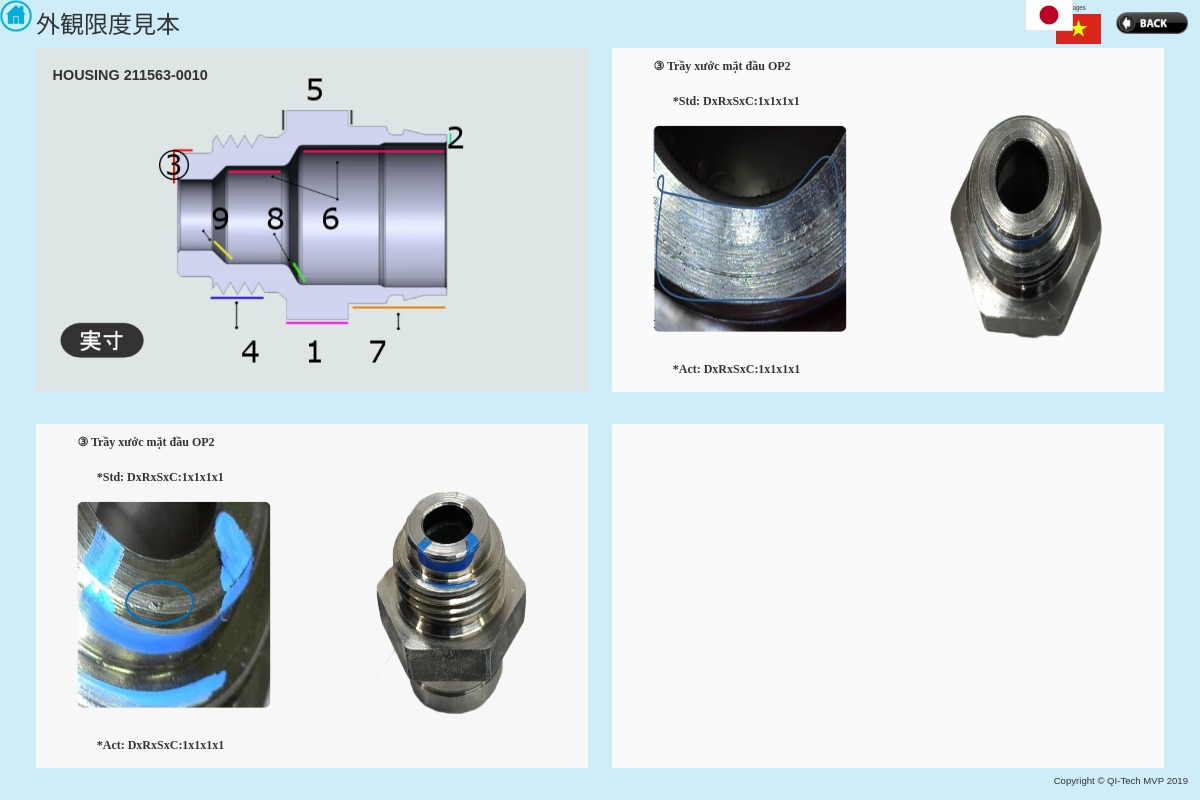
/housing211563.php?ID=3&language=JP (signed in), run on the app's committed database.
### tables this page shows
CREATE TABLE `housing2115630010` (
  `ID` int(11) NOT NULL,
  `content1` varchar(255) DEFAULT NULL,
  `content2` varchar(255) DEFAULT NULL,
  `image` varchar(255) DEFAULT NULL,
  `imagef` varchar(255) DEFAULT NULL,
  `position` varchar(255) DEFAULT NULL,
  `standard` varchar(255) DEFAULT NULL
);

### housing211563.php (the view, shortened to what this page needs)
<?php
require_once "config.php";
if(isset($_GET["language"])){
	$language = $_GET["language"];
}
else {
	$language = "";
}
if(isset($_REQUEST['ID'])){
    $position=$_REQUEST['ID'];
	$sql = "SELECT * FROM housing2115630010 WHERE position = '$position'";
	$result = mysqli_query($link, $sql);
	$index = 0;
	if ($result){
		while($row = mysqli_fetch_array($result)){
			$data[$index][0] = $row['ID'];
			$data[$index][1] = $row['content1'];
			$data[$index][2] = $row['content2'];
			$data[$index][3] = $row['image'];
			$data[$index][4] = $row['imagef'];
			$data[$index][5] = $row['standard'];
			$index++;
		}
	}
}
?>
<!DOCTYPE html>
<html lang="en">
<head>
    <link rel="stylesheet" href="https://maxcdn.bootstrapcdn.com/bootstrap/3.3.7/css/bootstrap.css">
</head>
<body>
		<?php
		if ($language == "JP"){
		echo '<p id="title" >外観限度見本</p>';
		}
		else{
		echo '<p id="title" >BẢNG MẪU GIỚI HẠN NGOẠI QUAN</p>';
		}
		?>
		<div class="corner">
            <div class="lang">
                <p id="language">Languages</p>
            </div>
            <div class="flag">
                    <img id="jpflag" src="images/jpflag2.png" onclick="changeJP()" alt="">
                    <img id="vnflag" src="images/vnflag.png" onclick="changeVN()" alt="">
            </div>
    </div>
		<img id="backBtn" src="images/backBtn.png" alt="">
		<img id="homeBtn" src="images/homeBtn.png" alt="">
		<div class="viewer1" name="viewer1">
			<div id="showimage0">
				<img id="image0" src="images/housing211563.png" alt="housing">
			</div>
			<p id="line0" >HOUSING 211563-0010</p>
			<?php
			if ($language == "JP"){
				echo '<input type="image" id="btn0" src="images/realBtnjp.png" onclick="changeImage()" />';
				echo '<input type="image" id="btn1" src="images/1.png" onclick="location.href=\'?ID=1&language=JP\';" value="1" />';
				echo '<input type="image" id="btn2" src="images/2.png" onclick="location.href=\'?ID=2&language=JP\';" value="2" />';
				echo '<input type="image" id="btn3" src="images/3.png" onclick="location.href=\'?ID=3&language=JP\';" value="3" />';
				echo '<input type="image" id="btn4" src="images/4.png" onclick="location.href=\'?ID=4&language=JP\';" value="4" />';
				echo '<input type="image" id="btn5" src="images/5.png" onclick="location.href=\'?ID=5&language=JP\';" value="5" />';
				echo '<input type="image" id="btn6" src="images/6.png" onclick="location.href=\'?ID=6&language=JP\';" value="6" />';
				echo '<input type="image" id="btn7" src="images/7.png" onclick="location.href=\'?ID=7&language=JP\';" value="7" />';
				echo '<input type="image" id="btn8" src="images/8.png" onclick="location.href=\'?ID=8&language=JP\';" value="8" />';
				echo '<input type="image" id="btn9" src="images/9.png" onclick="location.href=\'?ID=9&language=JP\';" value="9" />';
			}
			?>
		</div>
		<div class="viewer2" name="viewer2" >
			<div id="childviewer1">
				<?php if(isset($data[0][1])){
					echo '<p id="line1">'. $data[0][1] .'</p>';
				}
				if(isset($data[0][5])){
					echo '<p id="linest1">'. $data[0][5] .'</p>';
				}
			 if(isset($data[0][3])){
			echo	'<div id="showimage1">'.
					'<img id="image1" src="'.$data[0][3]. '" >'.
				'</div>';
			}
				 if(isset($data[0][2])){
					echo '<p id="line2">'. $data[0][2] .'</p>';
				}?>
			</div>
			<div id="childviewer2">
				<?php if(isset($data[0][4])){
					echo '<img id="image2" src="'. $data[0][4]. '">';
				}?>
			</div>
		</div>
		<div class="viewer3" name="viewer3" >
			<div id="childviewer3">
				<?php if(isset($data[1][1])){
						echo '<p id="line3">'. $data[1][1] .'</p>';
					}
					if(isset($data[0][5])){
						echo '<p id="linest2">'. $data[1][5] .'</p>';
					}
				if(isset($data[1][3])){
				echo	'<div id="showimage2">'.
						'<img id="image3" src="'.$data[1][3]. '" >'.
					'</div>';
				}
				if(isset($data[1][2])){
						echo '<p id="line4">'. $data[1][2] .'</p>';
				}?>
			</div>
			<div id="childviewer4">
				<?php if(isset($data[1][4])){
					echo '<img id="image4" src="'. $data[1][4]. '">';
				}?>
			</div>
		</div>
		<div class="viewer4" name="viewer4" >
			<div id="childviewer5">
			</div>
			<div id="childviewer6">
			</div>
		</div>
		<p id="copyright">Copyright © QI-Tech MVP 2019</p>
</body>
</html>

### data on the page
housing2115630010: content1 "③ Trầy xước mặt đầu OP2", standard "*Std: DxRxSxC:1x1x1x1", image (picture), content2 "*Act: DxRxSxC:1x1x1x1", imagef (picture)
housing2115630010: content1 "③ Trầy xước mặt đầu OP2", standard "*Std: DxRxSxC:1x1x1x1", image (picture), content2 "*Act: DxRxSxC:1x1x1x1", imagef (picture)
